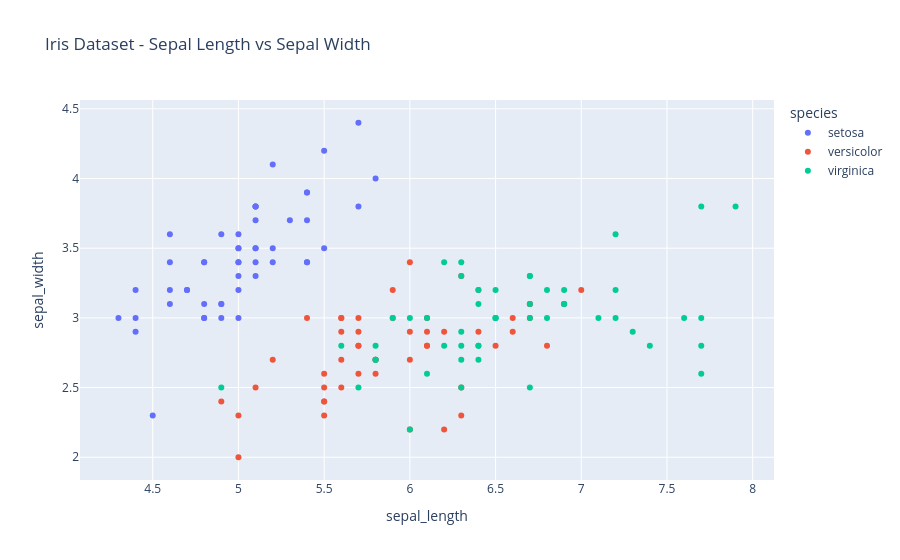

The cell this chart's notebook holds for it:
### Markdown cell above
### **1. Scatter Plot**

### Code cell
fig = px.scatter(df, x='sepal_length', y='sepal_width', color='species',title='Iris Dataset - Sepal Length vs Sepal Width')
fig.write_image('plots/iris_sepal_length_vs_sepal_width.png')
fig.show()

### Figure 1 — Plotly figure (JSON) as saved in the notebook; plotly's stock layout.template omitted (floating-point values rounded to 4 significant figures)
{"data": [{"hovertemplate": "species=setosa<br>sepal_length=%{x}<br>sepal_width=%{y}<extra></extra>", "legendgroup": "setosa", "marker": {"color": "#636efa", "symbol": "circle"}, "mode": "markers", "name": "setosa", "orientation": "v", "showlegend": true, "type": "scatter", "x": [5.1, 4.9, 4.7, 4.6, 5, 5.4, 4.6, 5, 4.4, 4.9, 5.4, 4.8, 4.8, 4.3, 5.8, 5.7, 5.4, 5.1, 5.7, 5.1, 5.4, 5.1, 4.6, 5.1, 4.8, 5, 5, 5.2, 5.2, 4.7, 4.8, 5.4, 5.2, 5.5, 4.9, 5, 5.5, 4.9, 4.4, 5.1, 5, 4.5, 4.4, 5, 5.1, 4.8, 5.1, 4.6, 5.3, 5], "xaxis": "x", "y": [3.5, 3, 3.2, 3.1, 3.6, 3.9, 3.4, 3.4, 2.9, 3.1, 3.7, 3.4, 3, 3, 4, 4.4, 3.9, 3.5, 3.8, 3.8, 3.4, 3.7, 3.6, 3.3, 3.4, 3, 3.4, 3.5, 3.4, 3.2, 3.1, 3.4, 4.1, 4.2, 3.1, 3.2, 3.5, 3.6, 3, 3.4, 3.5, 2.3, 3.2, 3.5, 3.8, 3, 3.8, 3.2, 3.7, 3.3], "yaxis": "y"}, {"hovertemplate": "species=versicolor<br>sepal_length=%{x}<br>sepal_width=%{y}<extra></extra>", "legendgroup": "versicolor", "marker": {"color": "#EF553B", "symbol": "circle"}, "mode": "markers", "name": "versicolor", "orientation": "v", "showlegend": true, "type": "scatter", "x": [7, 6.4, 6.9, 5.5, 6.5, 5.7, 6.3, 4.9, 6.6, 5.2, 5, 5.9, 6, 6.1, 5.6, 6.7, 5.6, 5.8, 6.2, 5.6, 5.9, 6.1, 6.3, 6.1, 6.4, 6.6, 6.8, 6.7, 6, 5.7, 5.5, 5.5, 5.8, 6, 5.4, 6, 6.7, 6.3, 5.6, 5.5, 5.5, 6.1, 5.8, 5, 5.6, 5.7, 5.7, 6.2, 5.1, 5.7], "xaxis": "x", "y": [3.2, 3.2, 3.1, 2.3, 2.8, 2.8, 3.3, 2.4, 2.9, 2.7, 2, 3, 2.2, 2.9, 2.9, 3.1, 3, 2.7, 2.2, 2.5, 3.2, 2.8, 2.5, 2.8, 2.9, 3, 2.8, 3, 2.9, 2.6, 2.4, 2.4, 2.7, 2.7, 3, 3.4, 3.1, 2.3, 3, 2.5, 2.6, 3, 2.6, 2.3, 2.7, 3, 2.9, 2.9, 2.5, 2.8], "yaxis": "y"}, {"hovertemplate": "species=virginica<br>sepal_length=%{x}<br>sepal_width=%{y}<extra></extra>", "legendgroup": "virginica", "marker": {"color": "#00cc96", "symbol": "circle"}, "mode": "markers", "name": "virginica", "orientation": "v", "showlegend": true, "type": "scatter", "x": [6.3, 5.8, 7.1, 6.3, 6.5, 7.6, 4.9, 7.3, 6.7, 7.2, 6.5, 6.4, 6.8, 5.7, 5.8, 6.4, 6.5, 7.7, 7.7, 6, 6.9, 5.6, 7.7, 6.3, 6.7, 7.2, 6.2, 6.1, 6.4, 7.2, 7.4, 7.9, 6.4, 6.3, 6.1, 7.7, 6.3, 6.4, 6, 6.9, 6.7, 6.9, 5.8, 6.8, 6.7, 6.7, 6.3, 6.5, 6.2, 5.9], "xaxis": "x", "y": [3.3, 2.7, 3, 2.9, 3, 3, 2.5, 2.9, 2.5, 3.6, 3.2, 2.7, 3, 2.5, 2.8, 3.2, 3, 3.8, 2.6, 2.2, 3.2, 2.8, 2.8, 2.7, 3.3, 3.2, 2.8, 3, 2.8, 3, 2.8, 3.8, 2.8, 2.8, 2.6, 3, 3.4, 3.1, 3, 3.1, 3.1, 3.1, 2.7, 3.2, 3.3, 3, 2.5, 3, 3.4, 3], "yaxis": "y"}], "layout": {"legend": {"title": {"text": "species"}, "tracegroupgap": 0}, "title": {"text": "Iris Dataset - Sepal Length vs Sepal Width"}, "xaxis": {"anchor": "y", "domain": [0, 1], "title": {"text": "sepal_length"}}, "yaxis": {"anchor": "x", "domain": [0, 1], "title": {"text": "sepal_width"}}}}
